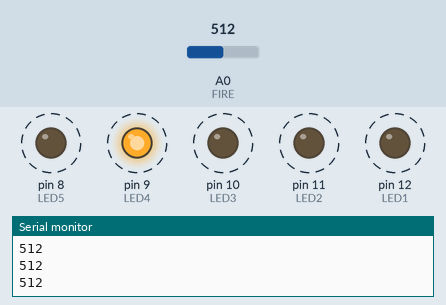
A sketch run on a simulated Arduino Uno, built with avr-gcc and run on an emulated ATmega328P. Parts: output pins drawn as LEDs (lit = HIGH), the last lines printed to the serial monitor. Dashed ring = blinking. The test bench sets the inputs (shaded band); at power-on: A0 (FIRE) = 512.

Above: at 1.35 s.
1.4 s: A0 (FIRE) set to 310
4.4 s: A0 (FIRE) set to 285
At 5.7 s:
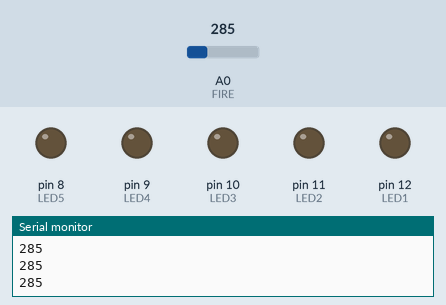
6.0 s: A0 (FIRE) set to 306
At 6.15 s:
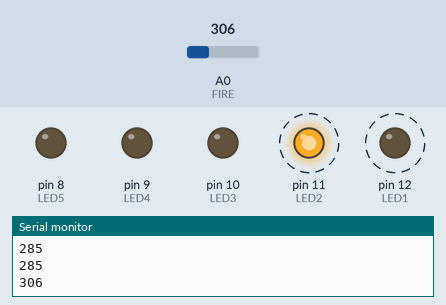
9.0 s: A0 (FIRE) set to 290
At 9.5 s:
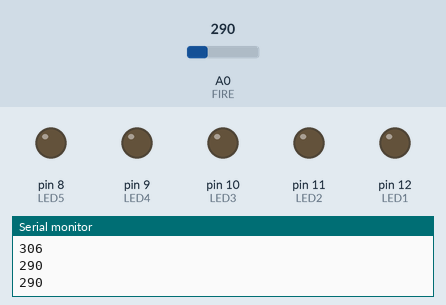
Timing chart, 0 to 11.5 s (numbered marks = the images above; inputs shaded):
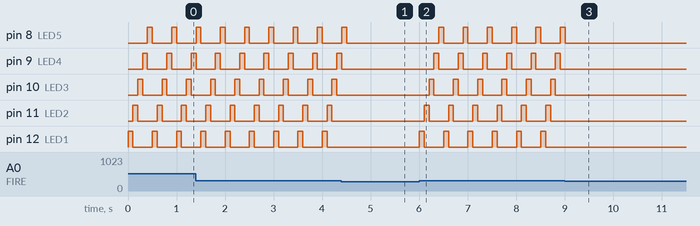

The sketch:

Arduino_fire_led.ino
```cpp
#define FIRE A0
#define LED1 12
#define LED2 11
#define LED3 10
#define LED4 9
#define LED5 8

void setup() {

  Serial.begin(9600);

  pinMode(LED1,OUTPUT);
  pinMode(LED2,OUTPUT);
  pinMode(LED3,OUTPUT);
  pinMode(LED4,OUTPUT);
  pinMode(LED5,OUTPUT);
}

void loop() {

  int fire = analogRead(FIRE);

  Serial.print(fire);
  Serial.print("\n");

  if (fire >= 300){
    digitalWrite(LED1,HIGH);
    digitalWrite(LED2,LOW);
    digitalWrite(LED3,LOW);
    digitalWrite(LED4,LOW);
    digitalWrite(LED5,LOW);
    delay(100);
    digitalWrite(LED1,LOW);
    digitalWrite(LED2,HIGH);
    digitalWrite(LED3,LOW);
    digitalWrite(LED4,LOW);
    digitalWrite(LED5,LOW);
    delay(100);
    digitalWrite(LED1,LOW);
    digitalWrite(LED2,LOW);
    digitalWrite(LED3,HIGH);
    digitalWrite(LED4,LOW);
    digitalWrite(LED5,LOW);
    delay(100);
    digitalWrite(LED1,LOW);
    digitalWrite(LED2,LOW);
    digitalWrite(LED3,LOW);
    digitalWrite(LED4,HIGH);
    digitalWrite(LED5,LOW);
    delay(100);
    digitalWrite(LED1,LOW);
    digitalWrite(LED2,LOW);
    digitalWrite(LED3,LOW);
    digitalWrite(LED4,LOW);
    digitalWrite(LED5,HIGH);
    delay(100);
  }
  else{
    Serial.print(fire);
    Serial.print("\n");

    digitalWrite(LED1,LOW);
    digitalWrite(LED2,LOW);
    digitalWrite(LED3,LOW);
    digitalWrite(LED4,LOW);
    digitalWrite(LED5,LOW);
    delay(100);
    delay(100);
    delay(100);
    delay(100);
    delay(100);
  }

}
```

Measured:
- the behaviour switches between 300 and 299 on A0 (FIRE) (found by bisection; images 0 and 1)
- after the input at 4.4 s, pin 8 (LED5): goes on until 4.5 s, then stays LOW; pin 9 (LED4): goes on until 4.4 s, then stays LOW; pin 10 (LED3), pin 11 (LED2), pin 12 (LED1): stops changing and stays LOW
- after the input at 6.0 s, pin 8 (LED5): alternates HIGH for 0.10 s and LOW for 0.40 s, starting after 0.41 s; pin 9 (LED4): alternates HIGH for 0.10 s and LOW for 0.40 s, starting after 0.31 s
- after the input at 9.0 s, pin 8 (LED5): goes on until 9.0 s, then stays LOW; pin 9 (LED4), pin 10 (LED3), pin 11 (LED2), pin 12 (LED1): stops changing and stays LOW
- by itself, pin 8 (LED5), pin 9 (LED4), pin 10 (LED3), pin 11 (LED2), pin 12 (LED1): alternates HIGH for 0.10 s and LOW for 0.40 s
